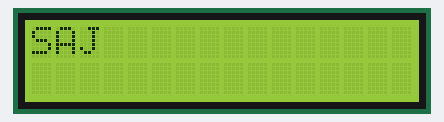
Simulated run of this sketch. Board: Arduino Uno, built with avr-gcc and run on an emulated ATmega328P. Parts: 16×2 character LCD.

Above: at 0.1 s.
At 0.51 s:
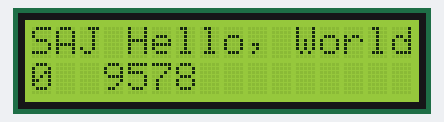
At 5.32 s:
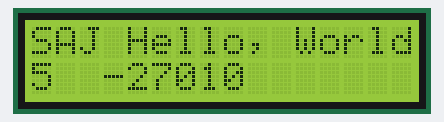
At 10.12 s:
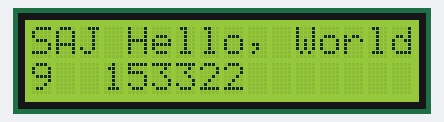
At 20.04 s:
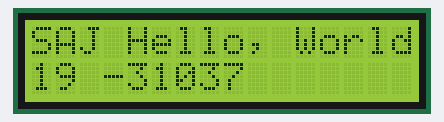
At 39.57 s:
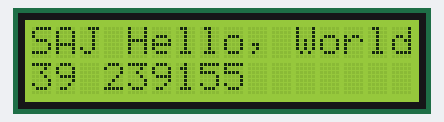

The sketch:

iDontKnow.ino
```cpp
#include <LiquidCrystal.h>

const int rs = 12, en=11, d4=5, d5=4, d6=3, d7=2;
LiquidCrystal lcd(rs, en, d4, d5, d6, d7);
int x = 2018;
void setup() {
  // put your setup code here, to run once:
  lcd.begin(16, 2);
  lcd.print("SAJ");
  delay(100);
  lcd.setCursor(4, 0);
  lcd.print("Hello, World!");
}

void loop() {
  // put your main code here, to run repeatedly:
  lcd.setCursor(0, 1);
  lcd.print(millis()/1000);
  lcd.setCursor(3, 1);
  lcd.print(x);
  x+=45;
}
```
